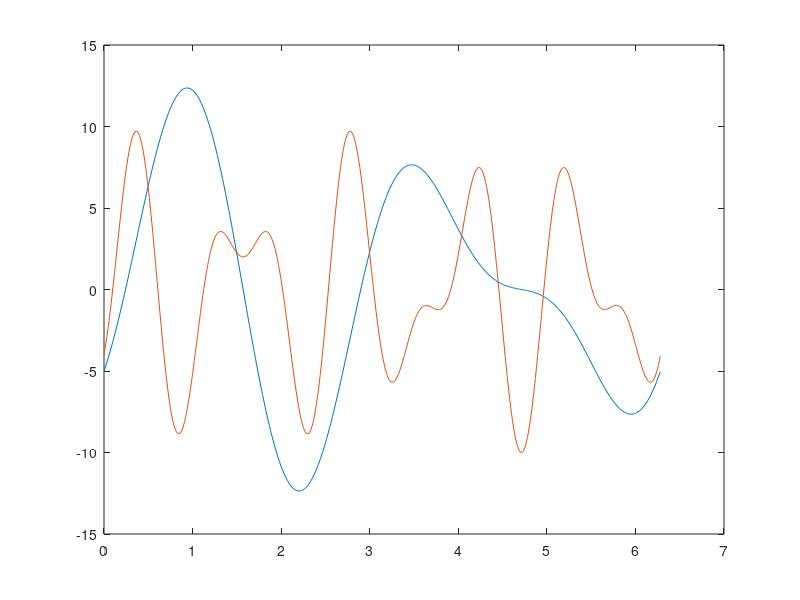

The MATLAB script that drew this image:
% =========================================================
%       TUGAS PRAKTIKUM 03 - GRAFIK 2D DUA PERSAMAAN
% =========================================================

x = 0:0.01:2*pi;

y = 8*sin(2*x) - 5*cos(3*x);
z = 6*sin(5*x) - 4*cos(8*x);

plot(x,y,x,z)
